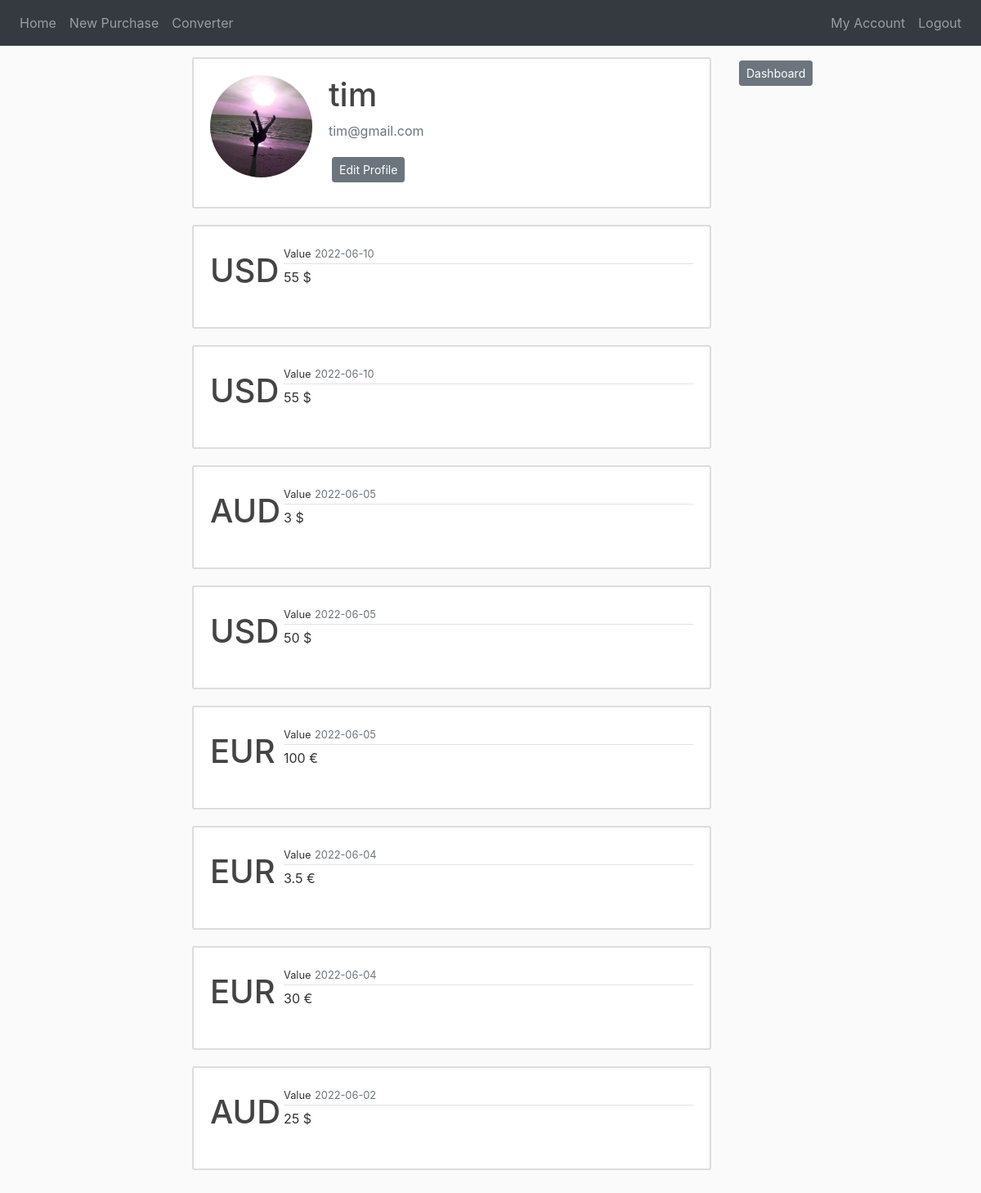
Page /account (signed in) on the committed database.
### website/models.py (models this page shows, shortened)
class User(db.Model, UserMixin):
    id = db.Column(db.Integer, primary_key=True)
    username = db.Column(db.String(20), unique=True, nullable=False)
    email = db.Column(db.String(150), unique=True, nullable=False)
    image = db.Column(db.String(20), nullable=False, default='default.jpg')
    password = db.Column(db.String(60), nullable=False)
    purchases = db.relationship('Purchase', backref='buyer', lazy=True)

class Purchase(db.Model):
    id = db.Column(db.Integer, primary_key=True)
    date = db.Column(db.Date, nullable=False)
    amount = db.Column(db.Integer, nullable=False)
    user_id = db.Column(db.Integer, db.ForeignKey('user.id'), nullable=False)
    currency_id = db.Column(db.Integer, db.ForeignKey('currency.id'), nullable=False)

class Currency(db.Model):
    id = db.Column(db.Integer, primary_key=True)
    identifier = db.Column(db.String(100), nullable=False)
    name = db.Column(db.String(100), nullable=False)
    character = db.Column(db.String(2), nullable=False)
    purchases = db.relationship('Purchase', backref='currency', lazy=True)

### website/views.py (the view)
@views.route('/account', methods=['GET'])
@login_required
def account():
    image = url_for('static', filename='profile_pictures/' + current_user.image)
    purchases = Purchase.query.order_by(Purchase.date).all()
    return render_template("account.html", image=image, purchases=purchases)

### website/models.py (called while the page is built)
@login_manager.user_loader
def load_user(user_id):
    return User.query.get(int(user_id))

### website/views.py (called while the page is built)
@views.context_processor
def base():
    form = SearchForm()
    return dict(form=form)

### website/templates/account.html (shortened to what this page needs)
{% extends "base.html" %}
{% block content %}
    <div class="content-section">
        <div class="media">
            <img class="rounded-circle account-img" src="{{ image }}">
            <div class="media-body">
                <h2 class="account-heading">{{ current_user.username }}</h2>
                <p class="text-secondary">{{ current_user.email }}</p>
                <div>
                    <a class="btn btn-secondary btn-sm m-1" href="{{ url_for('views.update_account') }}">Edit Profile</a>
                </div>
            </div>
        </div>
    </div>
    {% for purchase in purchases | reverse %}
        {% if purchase.buyer == current_user %}
            <article class="media content-section">
                <h1 class="article-identifier">{{ purchase.currency.identifier }}</h1>
                <div class="media-body">
                    <div class="article-metadata">
                        <small>Value</small>
                        <small class="text-muted">{{ purchase.date.strftime('%Y-%m-%d') }}</small>
                    </div>
                    <p class="article-content">{{ purchase.amount }} {{ purchase.currency.character }}</p>
                </div>
            </article>
        {% endif %}
    {% endfor %}
{% endblock %}
{% block content_right %}
    <div class="media body" style="margin-top: 10px">
        <a class="btn btn-secondary btn-sm m-1" style="align-items: center" href="{{ url_for('views.dashboard') }}">Dashboard</a>
    </div>
{% endblock %}

### website/static/main.css (style rules this page uses)
body { background: #fafafa; color: #333333; margin-bottom: 10px; margin-top: 60px; }
h1, h2, h3, h4, h5, h6 { color: #444444; }
.content-section { background: #ffffff; padding: 20px 20px; border: 2px solid #dddddd; border-radius: 3px; margin-bottom: 20px; margin-top: 10px; }
.article-content { white-space: pre-line; }
.article-identifier { height: 65px; width: 30px; margin-right: 60px; margin-top: 10px; }
.article-metadata { padding-bottom: 1px; margin-bottom: 4px; border-bottom: 1px solid #e3e3e3; }
.account-img { height: 125px; width: 125px; margin-right: 20px; margin-bottom: 16px; }
.account-heading { font-size: 2.5rem; }

### rows in the picture
User: username "tim", email "tim@gmail.com"
Purchase: currency.identifier "USD", date "2022-06-10", amount "55", currency.character "$"
Purchase: currency.identifier "USD", date "2022-06-10", amount "55", currency.character "$"
Purchase: currency.identifier "AUD", date "2022-06-05", amount "3", currency.character "$"
Purchase: currency.identifier "USD", date "2022-06-05", amount "50", currency.character "$"
Purchase: currency.identifier "EUR", date "2022-06-05", amount "100", currency.character "€"
Purchase: currency.identifier "EUR", date "2022-06-04", amount "3.5", currency.character "€"
Purchase: currency.identifier "EUR", date "2022-06-04", amount "30", currency.character "€"
Purchase: currency.identifier "AUD", date "2022-06-02", amount "25", currency.character "$"
